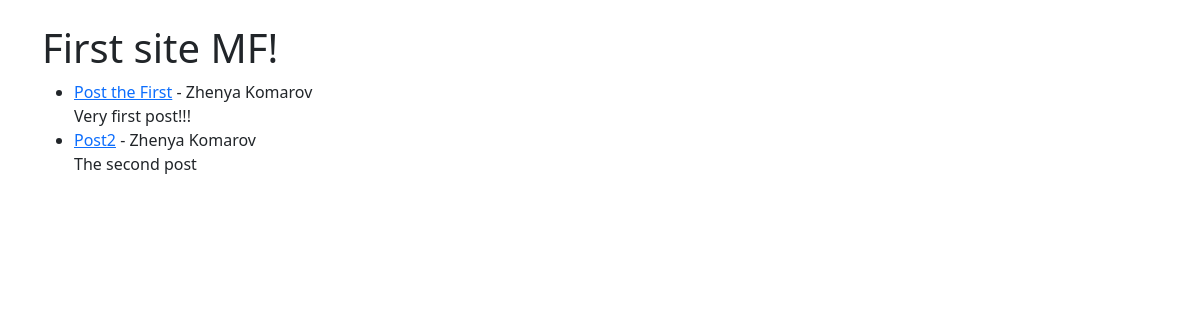
The app's page /, older data.
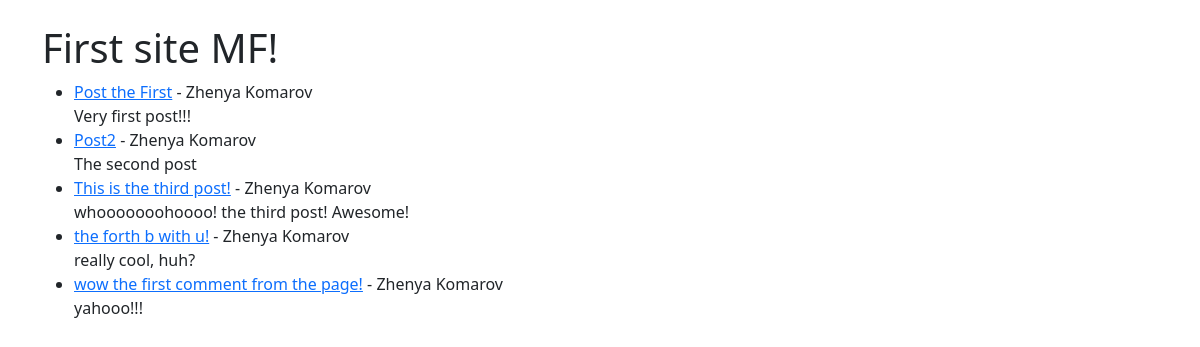
The same page, newer data.
### theblog/models.py (models this page shows, shortened)
class Post(models.Model):
    title = models.CharField(max_length= 255)
    author = models.ForeignKey(User, on_delete=models.CASCADE)
    body = models.TextField()

### theblog/views.py (the view)
# urls.py: path('', HomeView.as_view(), name="home"),
class HomeView(ListView):
    model = Post
    template_name = 'home.html'

### theblog/templates/home.html
{% extends 'base.html' %}
{% block content %}
<h1>First site MF!</h1>
<ul>
{% for post in object_list %}
    <li><a href="{% url 'article-detail' post.pk %}">{{ post.title }}</a> - {{ post.author.first_name }}
        {{ post.author.last_name }}<br/>
        {{ post.body }}</li>
{% endfor %}
</ul>
{% endblock %}

### theblog/templates/base.html (shortened to what this page needs)
<!doctype html>
<html lang="en">
  <head>
    <link href="https://cdn.jsdelivr.net/npm/bootstrap@5.1.3/dist/css/bootstrap.min.css" rel="stylesheet">
  </head>
  <body>
<br/>
    <div class="container">
      {% block content %}
      {% endblock %}
    </div>
  </body>
</html>

Row changes from the older to the newer data that the page shows:
added Post: title "This is the third post!", author.first_name "Zhenya", author.last_name "Komarov", body "whooooooohoooo! the third post! Awesome!"
added Post: title "the forth b with u!", author.first_name "Zhenya", author.last_name "Komarov", body "really cool, huh?"
added Post: title "wow the first comment from the page!", author.first_name "Zhenya", author.last_name "Komarov", body "yahooo!!!"
